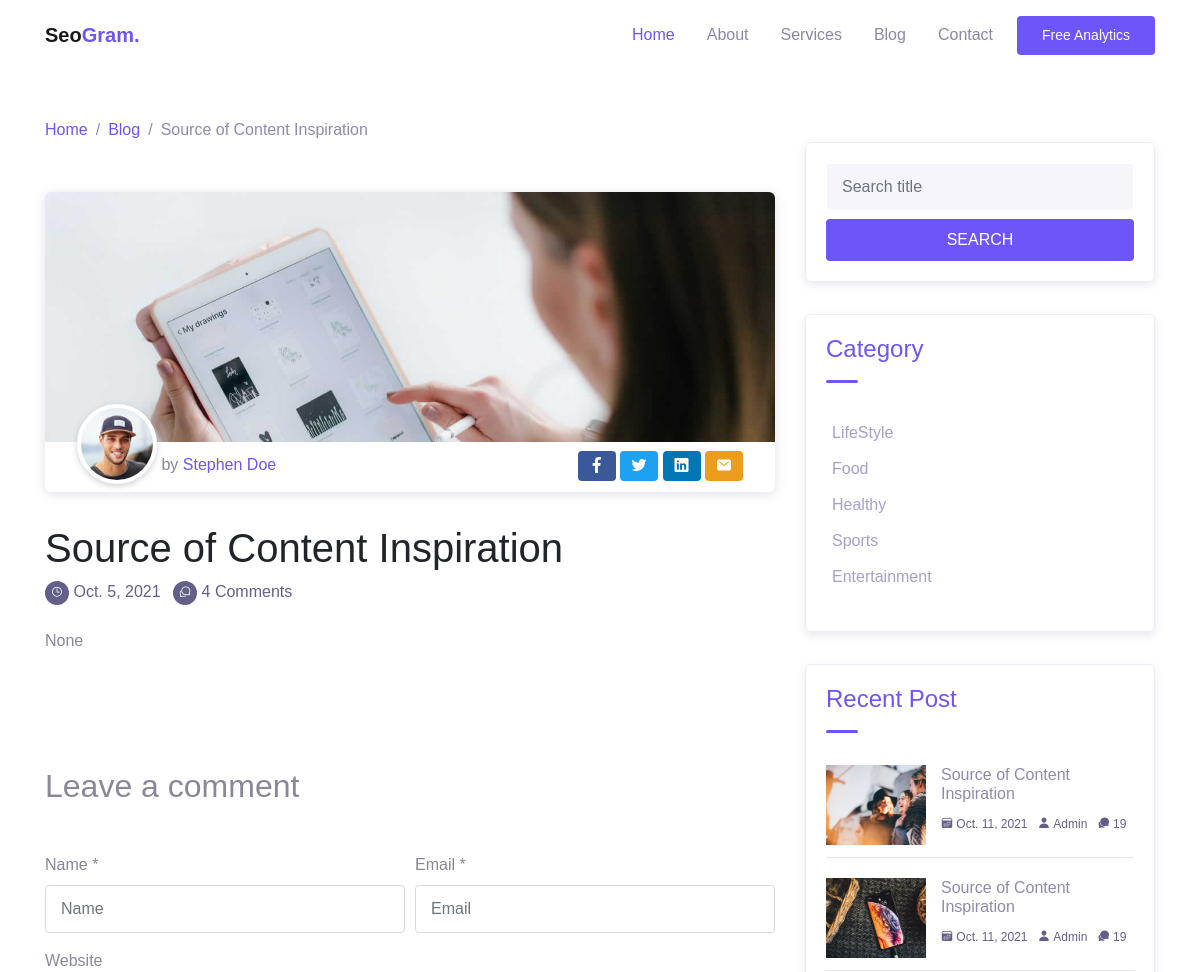
The page /detail/3/ (upper part) on the database as committed earlier.
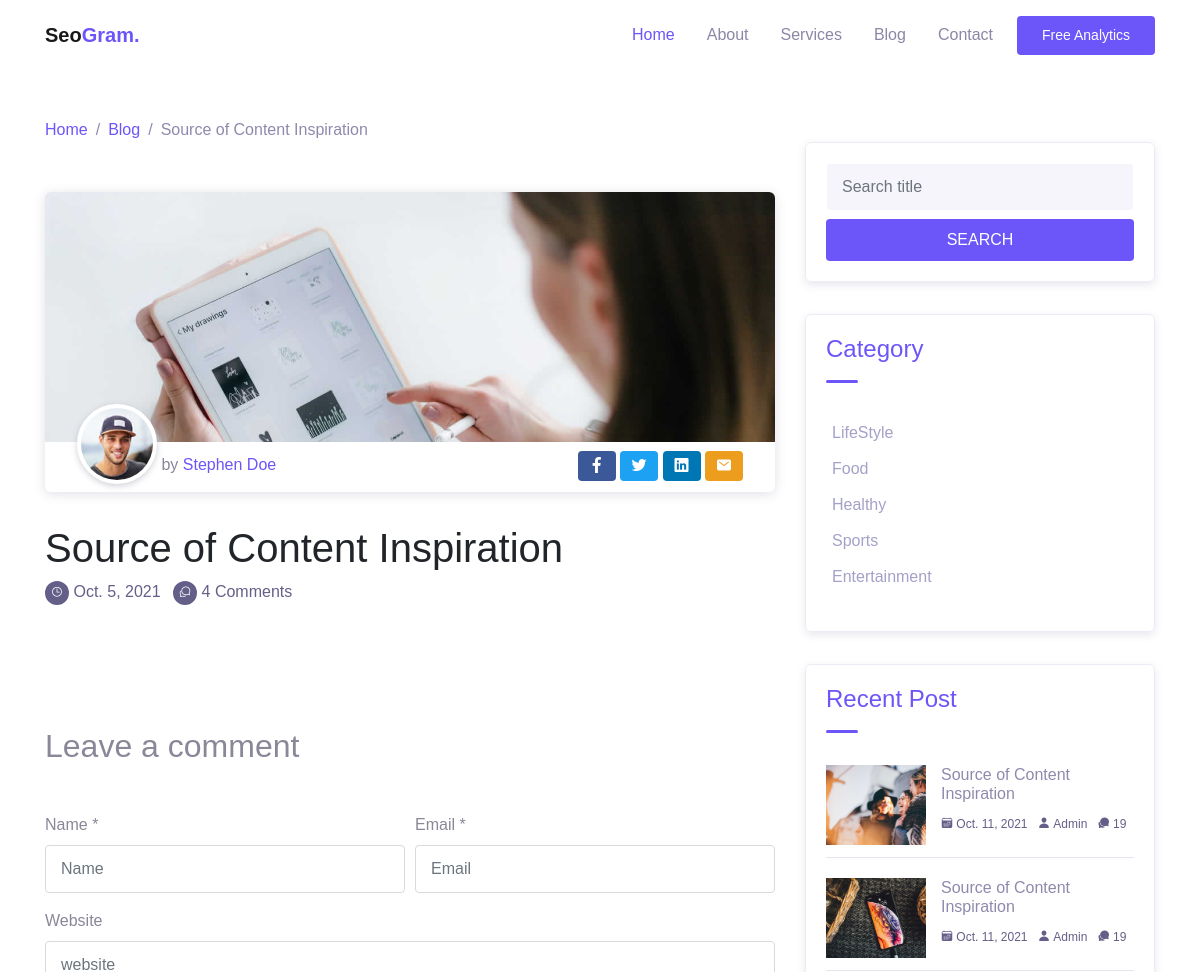
The same page on the database as committed later.
### app/models.py (models this page shows, shortened)
class Blog(models.Model):
    image = models.ImageField(upload_to='uploads/')
    title = models.CharField(max_length=255)
    description = models.TextField(null=True, blank=True)
    date = models.DateField()
    category = models.ForeignKey(Category, on_delete=models.CASCADE, null=True, blank=True)
    slug = AutoSlugField(populate_from='title')
    class Meta:
        verbose_name = 'Blog'
        verbose_name_plural = 'Blogs'
        ordering = ['id']

### app/views.py (the view)
# urls.py: re_path('detail/(?P<pk>\d+)/', views.Detail.as_view(), name='detail'),
class Detail(generic.DetailView):
    model = Blog
    template_name = 'blog-details.html'
    def get_context_data(self, **kwargs):
        context = super().get_context_data(**kwargs)
        blog_id = self.kwargs['pk']
        context['blog'] = Blog.objects.filter(id=blog_id)
        context['blogs'] = Blog.objects.all().order_by("-pk")[:3]
        return context

### templates/blog-details.html (shortened to what the changed rows need)
{% extends 'base.html' %}
{% load static %}
{% block content %}
  <div class="page-section pt-5">
    <div class="container">
      <nav aria-label="Breadcrumb">
          {% for i in blog %}
        <ul class="breadcrumb p-0 mb-0 bg-transparent">
          <li class="breadcrumb-item"><a href="{% url 'index' %}">Home</a></li>
          <li class="breadcrumb-item"><a href="{% url 'blog' %}">Blog</a></li>
          <li class="breadcrumb-item active">{{ i.title }}</li>
        </ul>
          {% endfor %}
      </nav>
      <div class="row">
        <div class="col-lg-8">
          <div class="blog-single-wrap">
              {% for i in blog %}
            <div class="header">
              <div class="post-thumb">
                  <img src="{{ i.image.url }}" alt="">
              </div>
              <div class="meta-header">
                <div class="post-author">
                  <div class="avatar">
                    <img src="{% static '/assets/img/person/person_1.jpg'%}" alt="">
                  </div>
                  by <a href="#">Stephen Doe</a>
                </div>
                <div class="post-sharer">
                  <a href="#" class="btn social-facebook"><span class="mai-logo-facebook-f"></span></a>
                  <a href="#" class="btn social-twitter"><span class="mai-logo-twitter"></span></a>
                  <a href="#" class="btn social-linkedin"><span class="mai-logo-linkedin"></span></a>
                  <a href="#" class="btn"><span class="mai-mail"></span></a>
                </div>
              </div>
            </div>
            <h1 class="post-title">{{ i.title }}</h1>
            <div class="post-meta">
              <div class="post-date">
                <span class="icon">
                  <span class="mai-time-outline"></span>
                </span> <a href="#">{{ i.date }}</a>
              </div>
              <div class="post-comment-count ml-2">
                <span class="icon">
                  <span class="mai-chatbubbles-outline"></span>
                </span> <a href="#">4 Comments</a>
              </div>
            </div>
            <div class="post-content">
             <p> {{ i.description |safe}} </p>
            </div>
          {% endfor %}
          </div>
          <div class="comment-form-wrap pt-5">
            <h2 class="mb-5">Leave a comment</h2>
             <form method="POST" action="{% url 'leave_comment'%}">
              <div class="form-group">
                <label for="website">Website</label>
                <input type="url" class="form-control" id="website" name="website" placeholder="website" >
              </div>
            </form>
          </div>
        </div>
      </div>
    </div>
  </div>
 {% endblock %}

Rows that differ between the two databases and show on the page:
changed Blog "Oct. 5, 2021": description "None" → (not shown)
